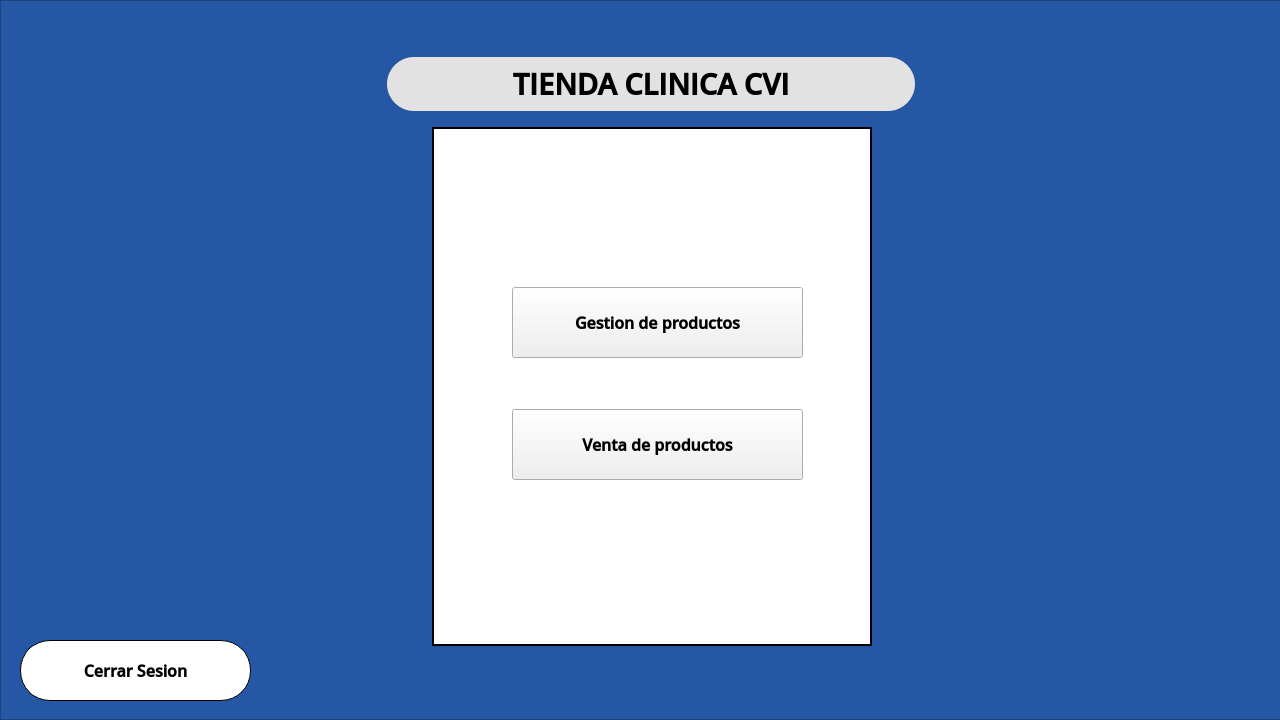
<?xml version="1.0" encoding="UTF-8"?>
<ui version="4.0">
 <class>MainWindow</class>
 <widget class="QMainWindow" name="MainWindow">
  <property name="geometry">
   <rect>
    <x>0</x>
    <y>0</y>
    <width>1280</width>
    <height>720</height>
   </rect>
  </property>
  <property name="minimumSize">
   <size>
    <width>1280</width>
    <height>720</height>
   </size>
  </property>
  <property name="maximumSize">
   <size>
    <width>1280</width>
    <height>720</height>
   </size>
  </property>
  <property name="windowTitle">
   <string>MainWindow</string>
  </property>
  <widget class="QWidget" name="centralwidget">
   <widget class="QFrame" name="frame">
    <property name="geometry">
     <rect>
      <x>0</x>
      <y>0</y>
      <width>1291</width>
      <height>720</height>
     </rect>
    </property>
    <property name="minimumSize">
     <size>
      <width>1291</width>
      <height>720</height>
     </size>
    </property>
    <property name="maximumSize">
     <size>
      <width>1291</width>
      <height>720</height>
     </size>
    </property>
    <property name="styleSheet">
     <string notr="true">background-color: rgb(38, 87, 165);</string>
    </property>
    <property name="frameShape">
     <enum>QFrame::StyledPanel</enum>
    </property>
    <property name="frameShadow">
     <enum>QFrame::Raised</enum>
    </property>
    <widget class="QLabel" name="labelTitulo">
     <property name="geometry">
      <rect>
       <x>387</x>
       <y>57</y>
       <width>528</width>
       <height>54</height>
      </rect>
     </property>
     <property name="font">
      <font>
       <family>Open Sans Semibold</family>
       <pointsize>22</pointsize>
       <weight>75</weight>
       <bold>true</bold>
      </font>
     </property>
     <property name="cursor">
      <cursorShape>ForbiddenCursor</cursorShape>
     </property>
     <property name="styleSheet">
      <string notr="true">background-color: rgb(226, 226, 226);
border-radius: 27px;</string>
     </property>
     <property name="text">
      <string>TIENDA CLINICA CVI</string>
     </property>
     <property name="alignment">
      <set>Qt::AlignCenter</set>
     </property>
    </widget>
    <widget class="QLabel" name="label2">
     <property name="geometry">
      <rect>
       <x>432</x>
       <y>127</y>
       <width>440</width>
       <height>519</height>
      </rect>
     </property>
     <property name="font">
      <font>
       <family>Open Sans Semibold</family>
       <pointsize>22</pointsize>
       <weight>75</weight>
       <bold>true</bold>
      </font>
     </property>
     <property name="styleSheet">
      <string notr="true">background-color: rgb(255, 255, 255);
border: 2px solid #000000;</string>
     </property>
     <property name="text">
      <string/>
     </property>
     <property name="alignment">
      <set>Qt::AlignCenter</set>
     </property>
    </widget>
    <widget class="QLabel" name="labelFotoCasaPerro">
     <property name="geometry">
      <rect>
       <x>762</x>
       <y>542</y>
       <width>91</width>
       <height>91</height>
      </rect>
     </property>
     <property name="styleSheet">
      <string notr="true">background-color: rgb(255, 255, 255);</string>
     </property>
     <property name="text">
      <string/>
     </property>
     <property name="pixmap">
      <pixmap>../imagenes/casaPerro.png</pixmap>
     </property>
     <property name="scaledContents">
      <bool>true</bool>
     </property>
    </widget>
    <widget class="QPushButton" name="btnCerrarSesion">
     <property name="geometry">
      <rect>
       <x>20</x>
       <y>640</y>
       <width>231</width>
       <height>61</height>
      </rect>
     </property>
     <property name="font">
      <font>
       <family>Open Sans Semibold</family>
       <pointsize>12</pointsize>
       <weight>75</weight>
       <italic>false</italic>
       <bold>true</bold>
      </font>
     </property>
     <property name="cursor">
      <cursorShape>PointingHandCursor</cursorShape>
     </property>
     <property name="styleSheet">
      <string notr="true">background-color: rgb(255, 255, 255);
border-radius: 30px;
border-width: 1px;
border-color: rgb(0, 0, 0);
border-style: solid;</string>
     </property>
     <property name="text">
      <string>Cerrar Sesion</string>
     </property>
    </widget>
   </widget>
   <widget class="QLabel" name="labelMedicamento">
    <property name="geometry">
     <rect>
      <x>450</x>
      <y>138</y>
      <width>62</width>
      <height>108</height>
     </rect>
    </property>
    <property name="font">
     <font>
      <family>Open Sans Semibold</family>
      <pointsize>22</pointsize>
      <weight>75</weight>
      <bold>true</bold>
     </font>
    </property>
    <property name="cursor">
     <cursorShape>WhatsThisCursor</cursorShape>
    </property>
    <property name="styleSheet">
     <string notr="true"/>
    </property>
    <property name="text">
     <string/>
    </property>
    <property name="pixmap">
     <pixmap>../imagenes/Medicamento png.png</pixmap>
    </property>
    <property name="alignment">
     <set>Qt::AlignCenter</set>
    </property>
   </widget>
   <widget class="QLabel" name="labelPastilla">
    <property name="geometry">
     <rect>
      <x>772</x>
      <y>137</y>
      <width>95</width>
      <height>97</height>
     </rect>
    </property>
    <property name="font">
     <font>
      <family>Open Sans Semibold</family>
      <pointsize>22</pointsize>
      <weight>75</weight>
      <bold>true</bold>
     </font>
    </property>
    <property name="cursor">
     <cursorShape>WhatsThisCursor</cursorShape>
    </property>
    <property name="styleSheet">
     <string notr="true"/>
    </property>
    <property name="text">
     <string/>
    </property>
    <property name="pixmap">
     <pixmap>../imagenes/Pastillas png.png</pixmap>
    </property>
    <property name="alignment">
     <set>Qt::AlignCenter</set>
    </property>
   </widget>
   <widget class="QPushButton" name="btnGestionDeProductos">
    <property name="geometry">
     <rect>
      <x>512</x>
      <y>287</y>
      <width>291</width>
      <height>71</height>
     </rect>
    </property>
    <property name="font">
     <font>
      <family>Open Sans Semibold</family>
      <pointsize>12</pointsize>
      <weight>75</weight>
      <italic>false</italic>
      <bold>true</bold>
     </font>
    </property>
    <property name="cursor">
     <cursorShape>PointingHandCursor</cursorShape>
    </property>
    <property name="styleSheet">
     <string notr="true">border-color: rgb(0, 74, 173);</string>
    </property>
    <property name="text">
     <string>Gestion de productos</string>
    </property>
   </widget>
   <widget class="QPushButton" name="btnVentaDeProductos">
    <property name="geometry">
     <rect>
      <x>512</x>
      <y>409</y>
      <width>291</width>
      <height>71</height>
     </rect>
    </property>
    <property name="font">
     <font>
      <family>Open Sans Semibold</family>
      <pointsize>12</pointsize>
      <weight>75</weight>
      <italic>false</italic>
      <bold>true</bold>
     </font>
    </property>
    <property name="cursor">
     <cursorShape>PointingHandCursor</cursorShape>
    </property>
    <property name="styleSheet">
     <string notr="true">border-color: rgb(0, 74, 173);</string>
    </property>
    <property name="text">
     <string>Venta de productos</string>
    </property>
   </widget>
   <widget class="QLabel" name="labelFotoComida">
    <property name="geometry">
     <rect>
      <x>442</x>
      <y>537</y>
      <width>121</width>
      <height>131</height>
     </rect>
    </property>
    <property name="text">
     <string/>
    </property>
    <property name="pixmap">
     <pixmap>../imagenes/comidaPerro.png</pixmap>
    </property>
    <property name="scaledContents">
     <bool>true</bool>
    </property>
   </widget>
  </widget>
 </widget>
 <resources/>
 <connections/>
</ui>
